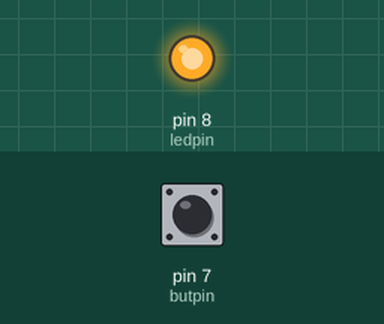
Recording of a sketch running on a simulated Arduino Uno, built with avr-gcc and run on an emulated ATmega328P. Shown: output pins drawn as LEDs (lit = HIGH). Inputs (shaded band) come from the test bench; at power-on: pin 7 (butpin) LOW.

Above: at 1.2 s.
1.3 s: pin 7 (butpin) pulled HIGH for 0.15 s
At 1.37 s:
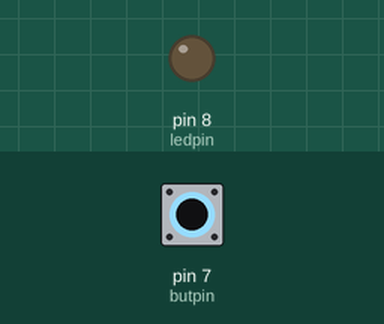
2.9 s: pin 7 (butpin) pulled HIGH for 3.2 s
At 6.7 s:
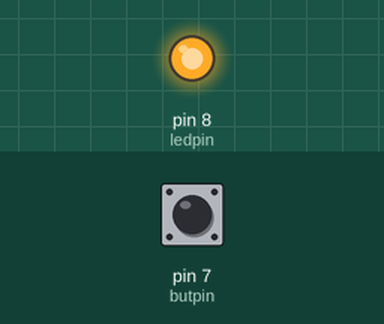
Timing chart, 0 to 8.2 s (numbered marks = the images above; inputs shaded):
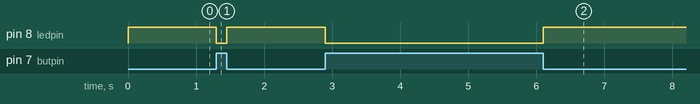

Measured:
- after the input at 1.3 s, pin 8 (ledpin): HIGH → LOW at once, → HIGH 0.15 s later
- after the input at 2.9 s, pin 8 (ledpin): HIGH → LOW at once, → HIGH 3.2 s later

The sketch:

lcd.ino
```cpp
const int ledpin = 8;
const int butpin = 7;

void setup() {
  pinMode(ledpin,OUTPUT);
  pinMode(butpin,INPUT);
  //#include <LiquidCrystal.h>
}

void loop() {
  int butstate = digitalRead(butpin);
  if (butstate == HIGH){
    digitalWrite(ledpin,LOW);
  }
  else {
    digitalWrite(ledpin,HIGH);
  }
}
```
